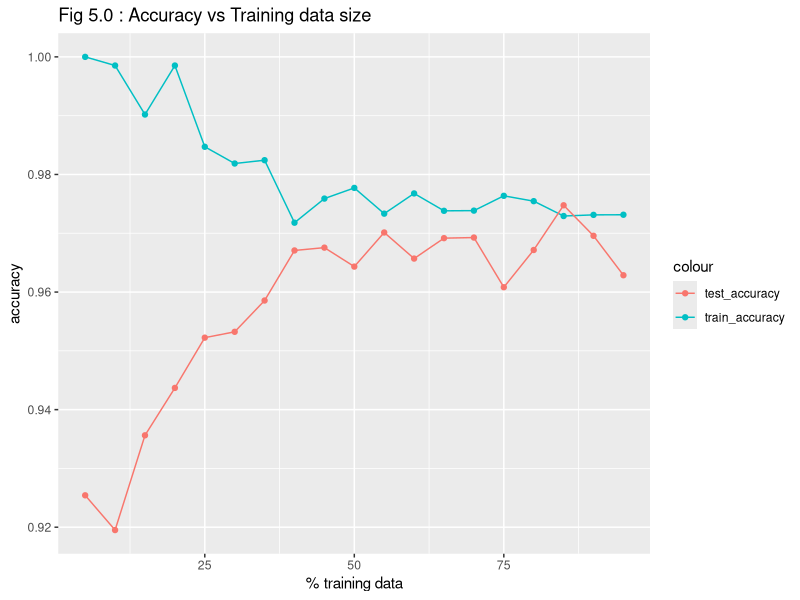
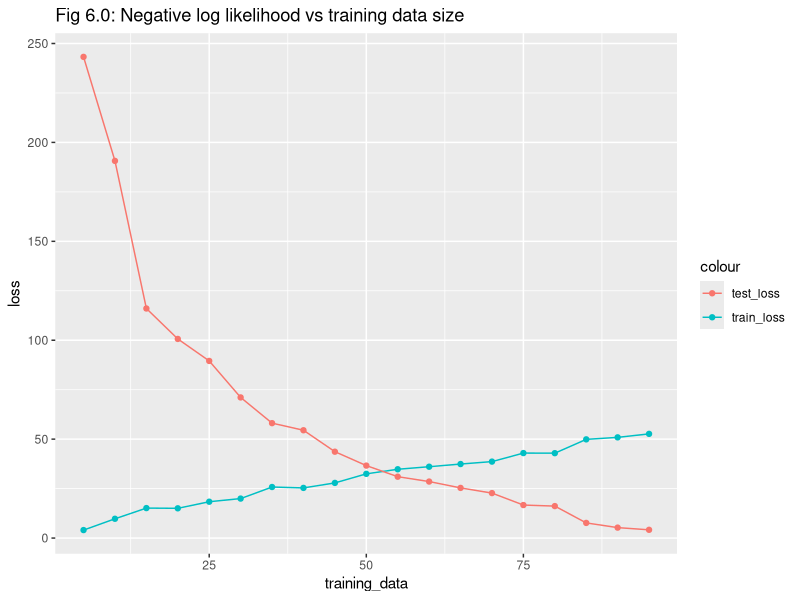

Recreate these plots in R, in order.
## ---- chunk 1
knitr::opts_chunk$set(echo = TRUE)

library(mlbench)
data(BreastCancer)
library(ggplot2)
set.seed(200)
## ---- chunk 2

#Listing 2

# this function takes a data_frame and return the feauture matrix

get.feature.matrix = function(data, features){
  data[,"constant"] = 1
  new_features = c("constant",features)
  temp_s_array= data[,new_features]
  result = data.matrix(temp_s_array)
  return(result)
}

# this function return the label array

label_array = function(data, label){
  temp_data = data[,label]
  result = data.matrix(temp_data)
  return(result)
}

# below function compute the estimated probalility given by the logistic regression formular

estimate_probality = function(feature_matrix, coefficients){
  scores = feature_matrix %*% coefficients
  result = 1 / ( 1 + exp(scores))
  return(result)
}

 
# Below function compute the derivative

feature_derivative = function(errors, feature){
  result = errors %*% feature
  return(result)
}

# Below function implements gradient descent for estimating coeficients of logistic regression model

logistic_regression  = function(feature_matrix, target,init_coefficients, step_size, max_iter){
  coefficients = init_coefficients
  for ( itr in seq(1:max_iter)){
    predictions = estimate_probality(feature_matrix,coefficients)
    indicator = (target == 1)
    errors = predictions - indicator
    total_derivative = feature_derivative(as.vector(errors), feature_matrix)
    for( j in seq(1:length(coefficients))){
    derivative = feature_derivative(as.vector(errors),feature_matrix[,j])
    
    coefficients[j] = coefficients[j] + step_size * derivative
    }
    
    
  }
  return(coefficients)
}

# below function compute the prediction

class_prediction = function(feature_matrix, coefficients){
  scores = feature_matrix %*% coefficients
  result = sapply(scores , function(x){if(x < 0) return(1) else return(-1)})
  return(result)
}


# below function calculate the accuracy of my model
compute_accuracy = function(target, result){
  num = sum(target == result)
  temp = num/ length(target)
  return(temp)
}
## ---- chunk 3

#Listing 3.1

asNumeric = function(x) as.numeric(as.character(x))
factorsNumeric = function(d) modifyList(d, lapply(d[, sapply(d, is.factor)],   
                                                   asNumeric))

breast_cancer_data = na.omit(BreastCancer)

breast_cancer_data$Class_1 = sapply(breast_cancer_data[,"Class"],
                                    function(x){if(x=="benign")
                                      return(1) else
                                      return(-1)})

breast_cancer_data$Class = sapply(breast_cancer_data[,"Class"],
                                  function(x){if(x=="benign") 
                                    return(1) else return(0)})

breast_cancer_data = factorsNumeric(breast_cancer_data)

n_row = nrow(breast_cancer_data)

random_perm = sample(n_row,n_row)
first_index = random_perm[1:floor(n_row*0.7)]
second_index = random_perm[(floor(n_row * 0.7)+1):n_row]
train_data = breast_cancer_data[first_index,]
test_data = breast_cancer_data[second_index,]

train_data = factorsNumeric(train_data)
test_data = factorsNumeric(test_data)


features = setdiff(names(breast_cancer_data),c("Id","Class","Class_1"))
feature_matrix = get.feature.matrix(train_data,features)
target_1 = label_array(train_data,"Class_1")

initial_weight = rep(0,10)
step_size =  0.001
max_iter = 300
tolerance = 1e-8

weight = logistic_regression(feature_matrix,target_1,
                             initial_weight,step_size,max_iter)


my_prediction = class_prediction(feature_matrix,weight)

 accuracy = compute_accuracy(as.vector(target_1),my_prediction)
 cat("Train Accuracy:",accuracy)
 test_feature_matrix = get.feature.matrix(test_data,features)
 test_prediction = class_prediction(test_feature_matrix,weight)
 test_target_label = label_array(test_data,"Class_1")
 test_accuracy = compute_accuracy(as.vector(test_target_label)
                                  ,test_prediction)
 
 cat("Test Accuracy:", test_accuracy)
 
 
 model = glm(Class~Cl.thickness+Cell.size+Cell.shape+Marg.adhesion
             +Epith.c.size+Bare.nuclei+Bl.cromatin+Normal.nucleoli
             +Mitoses,data=train_data,family=binomial(logit)
             ,start=initial_weight, control=list(maxit=300))

train_accuracy_glm = predict(model, newdata = train_data)
train_accuracy_glm = ifelse(train_accuracy_glm > 0.5,1,0)
misClasificError = mean( train_accuracy_glm != train_data$Class)
cat("train_accuracy_glm:", 1-misClasificError)


test_accuracy_glm = predict(model, newdata = test_data)
test_accuracy_glm = ifelse(test_accuracy_glm > 0.5,1,0)
misClasificError = mean( test_accuracy_glm != test_data$Class)
cat("test_accuracy_glm:", 1-misClasificError)

## ---- chunk 4
 
# Listing 3.2

 test_accuracy = rep(0,10)
 train_accuracy = rep(0,10) 
 test_accuracy_glm=rep(0,10)
 train_accuracy_glm = rep(0,10)
 
 for(num in seq(1:10)){
   
   random_perm = sample(n_row,n_row)
  first_index = random_perm[1:floor(n_row*0.7)]
  second_index = random_perm[(floor(n_row * 0.7)+1):n_row]
  train_data = factorsNumeric(breast_cancer_data[first_index,])
  test_data = factorsNumeric(breast_cancer_data[second_index,])
  features = setdiff(names(breast_cancer_data),c("Id","Class","Class_1"))
 feature_matrix = get.feature.matrix(train_data,features)
 target_1 = label_array(train_data,"Class_1")
 weight = logistic_regression(feature_matrix,target_1,initial_weight
                              ,step_size,max_iter)

 my_prediction = class_prediction(feature_matrix,weight)

 train_accuracy[num] = compute_accuracy(as.vector(target_1),my_prediction)
 test_feature_matrix = get.feature.matrix(test_data,features)
 test_prediction = class_prediction(test_feature_matrix,weight)
 test_target_label = label_array(test_data,"Class_1")
 test_accuracy[num] = compute_accuracy(as.vector(test_target_label),
                                       test_prediction)
 model2 = glm(Class~Cl.thickness+Cell.size+Cell.shape+Marg.adhesion
              +Epith.c.size+Bare.nuclei+Bl.cromatin
              +Normal.nucleoli+Mitoses,data=train_data,start = initial_weight,
              family=binomial(logit),control = list(maxit = max_iter))
 train_glm = predict(model2, newdata = train_data)
train_glm = ifelse(train_glm > 0.5,1,0)
misClasificError = mean( train_glm != train_data$Class) 
train_accuracy_glm[num] = 1-misClasificError

test_glm = predict(model2, newdata = test_data)
test_glm = ifelse(test_glm > 0.5,1,0)
misClasificError = mean( test_glm != test_data$Class)
test_accuracy_glm[num]= 1-misClasificError
   
 }
 cat("Average accuracy on test data:", mean(test_accuracy))
 cat("Average accuracy on train data:", mean(train_accuracy))
 cat("Average accuracy on test data using glm:", mean(test_accuracy_glm))
 cat("Average accuracy on train data using glm :", mean(train_accuracy_glm))
## ---- chunk 5
#Listing 3.3

  random_perm = sample(n_row,n_row)
  first_index = random_perm[1:floor(n_row*0.7)]
  second_index = random_perm[(floor(n_row * 0.7)+1):n_row]
  train_data = factorsNumeric(breast_cancer_data[first_index,])
  test_data = factorsNumeric(breast_cancer_data[second_index,])
  
  df <- data.frame(matrix(ncol = 1, nrow = 10))
 
 for(num in seq(1:10)){
   initial_weight = runif(10)
   random_perm = sample(n_row,n_row)
  features = setdiff(names(breast_cancer_data),c("Id","Class","Class_1"))
 feature_matrix = get.feature.matrix(train_data,features)
 target_1 = label_array(train_data,"Class_1")
 weight = logistic_regression(feature_matrix,target_1,
                              initial_weight,step_size,max_iter)
 colname = paste("iter",num)
 df[,colname] = as.vector(weight)
 my_prediction = class_prediction(feature_matrix,weight)

 train_accuracy[num] = compute_accuracy(as.vector(target_1),my_prediction)
 test_feature_matrix = get.feature.matrix(test_data,features)
 test_prediction = class_prediction(test_feature_matrix,weight)
 test_target_label = label_array(test_data,"Class_1")
 test_accuracy[num] = compute_accuracy(as.vector(test_target_label),
                                       test_prediction)
 
model3 = glm(Class~Cl.thickness+Cell.size+Cell.shape
             +Marg.adhesion+Epith.c.size+Bare.nuclei
             +Bl.cromatin+Normal.nucleoli+Mitoses
            ,data=train_data,start = initial_weight,
            family=binomial(link="logit"),control = list(maxit = max_iter))
 train_glm = predict(model3, newdata = train_data)
train_glm = ifelse(train_glm > 0.5,1,0)
misClasificError = mean( train_glm != train_data$Class) 
train_accuracy_glm[num] = 1-misClasificError

test_glm = predict(model3, newdata = test_data)
test_glm = ifelse(test_glm > 0.5,1,0)
misClasificError = mean( test_glm != test_data$Class)
test_accuracy_glm[num]= 1-misClasificError
 
   
 }
 
 cat("Average accuracy on test data:", mean(test_accuracy))
 cat("Average accuracy on train data:", mean(train_accuracy))
 
 cat("Average accuracy on test data using glm:", mean(test_accuracy_glm))
 cat("Average accuracy on train data using glm :", mean(train_accuracy_glm))
 
 df$matrix.ncol...1..nrow...10.= NULL
 
## ---- chunk 6
print(df)
## ---- chunk 7
#Listing 3.3

max_iteration = c(25,50,100,200,300,400,500,600,700,800,900,1000)
train_accuracy = rep(0,10)
test_accuracy = rep(0,10)
initial_weight = rep(0,10)
train_accuracy_glm = rep(0,10)
test_accuracy_glm = rep(0,10)
step_size = 0.01
max_test_accuracy = -99999
max_test_accuracy_glm = -99999
best_iteration = 0
best_iteration_glm = 0


 for (i in seq(1:length(max_iteration))) {
weight = logistic_regression(feature_matrix,target_1,initial_weight,
                             step_size,max_iteration[i])

 my_prediction = class_prediction(feature_matrix,weight)

 train_accuracy[i] = compute_accuracy(as.vector(target_1),my_prediction)
 test_feature_matrix = get.feature.matrix(test_data,features)
 test_prediction = class_prediction(test_feature_matrix,weight)
 test_target_label = label_array(test_data,"Class_1")
 test_accuracy[i] = compute_accuracy(as.vector(test_target_label),
                                     test_prediction)
 if( test_accuracy[i] > max_test_accuracy){
   max_test_accuracy = test_accuracy[i]
   best_iteration = max_iteration[i]
 }
 model4 = glm(Class~Cl.thickness+Cell.size+Cell.shape+
                Marg.adhesion+Epith.c.size+Bare.nuclei+
                Bl.cromatin+Normal.nucleoli+
                Mitoses,data=train_data,family=binomial(link="logit")
              ,control = list(maxit = max_iteration[i]))
 train_glm = predict(model4, newdata = train_data)
train_glm = ifelse(train_glm > 0.5,1,0)
misClasificError = mean( train_glm != train_data$Class) 
train_accuracy_glm[i] = 1-misClasificError

test_glm = predict(model4, newdata = test_data)
test_glm = ifelse(test_glm > 0.5,1,0)
misClasificError = mean( test_glm != test_data$Class)
test_accuracy_glm[i]= 1-misClasificError

if (test_accuracy_glm[i] > max_test_accuracy){
  max_test_accuracy_glm = test_accuracy_glm[i]
  best_iteration_glm = max_iteration[i]
  
}
 }

 
cat("Average accuracy on test data:", mean(test_accuracy))
cat("Average accuracy on train data:", mean(train_accuracy))
cat("Average accuracy on test data using glm:", mean(test_accuracy_glm))
cat("Average accuracy on train data using glm :", mean(train_accuracy_glm))
cat("maximum test accuracy",max_test_accuracy)
cat("best number of iteration",best_iteration)
cat("maximum test accuracy for glm",max_test_accuracy_glm)
cat("best number of iteration glm",best_iteration_glm)

## ---- chunk 8

# Listing 5.1
train_set = seq(5,95, by=5)

accuracy.test.data = rep(0,19)
accuracy.on.train.data = rep(0,19)
train_accuracy = rep(0,10)
test_accuracy= rep(0,10)
max_iter = 500
step_size = 0.001

for (num in seq(1:19)){
  for(i in seq(1:10)){
    local_var = train_set[num]
    local_var = local_var/100
  random_perm = sample(n_row,n_row)
  first_index = random_perm[1:floor(n_row*local_var)]
  second_index = random_perm[(floor(n_row * local_var)+1):n_row]
  train_data = breast_cancer_data[first_index,]
  test_data = breast_cancer_data[second_index,]
  model5 = glm(Class~Cl.thickness+Cell.size+Cell.shape+
                Marg.adhesion+Epith.c.size+Bare.nuclei+
                Bl.cromatin+Normal.nucleoli+
                Mitoses,data=train_data,family=binomial(link="logit")
              ,control = list(maxit = max_iter))
 train_glm = predict(model5, newdata = train_data)
 train_glm = ifelse(train_glm > 0.5,1,0)
train_misClasificError = mean( train_glm != train_data$Class) 
train_accuracy[i] = 1-train_misClasificError

test_glm = predict(model5, newdata = test_data)
test_glm = ifelse(test_glm > 0.5,1,0)
test_misClasificError = mean( test_glm != test_data$Class)
test_accuracy[i]= 1-test_misClasificError

  }
  
  accuracy.on.train.data[num] = mean(train_accuracy)
  accuracy.test.data[num] = mean(test_accuracy)
}

result = data.frame(training_data=train_set,
                    accuracy_train_data=accuracy.on.train.data,
                    accuracy_test_data=accuracy.test.data)

ggplot(result,aes(x=training_data)) + geom_line(aes(y=accuracy_train_data,color="train_accuracy")) + geom_line(aes(y=accuracy_test_data,color="test_accuracy")) +
geom_point(aes(y=accuracy_train_data,color="train_accuracy")) + geom_point(aes(y=accuracy_test_data,color="test_accuracy")) + 
                   ylab("accuracy") +xlab("% training data") + ggtitle("Fig 5.0 : Accuracy vs Training data size")



## ---- chunk 9

#Listing 6.1

compute_loss_function =  function(data, weight, output_label){
  indicator = (output_label == 1)
  score = data %*% weight
  ds = -((1-indicator)*score-log(1 + exp(score)))
  return(sum(ds))
  
}


train_set = seq(5,95, by=5)

loss.test.data = rep(0,19)
loss.on.train.data = rep(0,19)
train_loss_glm = rep(0,10)
test_loss_glm = rep(0,10)
initial_weight = rep(0,10)

for (num in seq(1:19)){
  for(i in seq(1:10)){
    local_var = train_set[num]
    local_var = local_var/100
  random_perm = sample(n_row,n_row)
  first_index = random_perm[1:floor(n_row*local_var)]
  second_index = random_perm[(floor(n_row * local_var)+1):n_row]
  train_data = breast_cancer_data[first_index,]
  test_data = breast_cancer_data[second_index,]
train_target = label_array(train_data,"Class")
train_data_matrix = get.feature.matrix(train_data,features)
weight = logistic_regression(train_data_matrix,train_target,
                             initial_weight,0.001,500)

train_loss_glm[i] = compute_loss_function(train_data_matrix,
                                          weight,train_target)
test_data_matrix = get.feature.matrix(test_data,features)
test_target = label_array(test_data,"Class")
test_loss_glm[i] = compute_loss_function(test_data_matrix, 
                                         weight,test_target)

  }
  
  loss.on.train.data[num] = mean(train_loss_glm)
  loss.test.data[num] = mean(test_loss_glm)
}

loss_function_result = data.frame(training_data=train_set,
                                  loss_train_data=loss.on.train.data,
                                  loss_test_data=loss.test.data)


ggplot(loss_function_result,aes(x=training_data)) + geom_point(aes(y=loss_train_data,color="train_loss")) + geom_point(aes(y=loss_test_data,color="test_loss")) + geom_line(aes(y=loss_train_data,color="train_loss")) + geom_line(aes(y=loss_test_data,color="test_loss")) + ylab("loss") + ggtitle("Fig 6.0: Negative log likelihood vs training data size")


